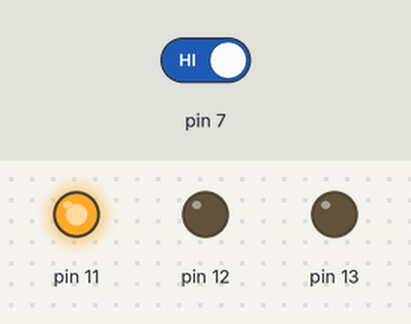
The sketch below on a simulated Arduino Uno, built with avr-gcc and run on an emulated ATmega328P. Parts: output pins drawn as LEDs (lit = HIGH). Inputs (shaded band) come from the test bench; at power-on: pin 7 HIGH.

Above: at 1.2 s.
1.3 s: pin 7 driven LOW
At 1.8 s:
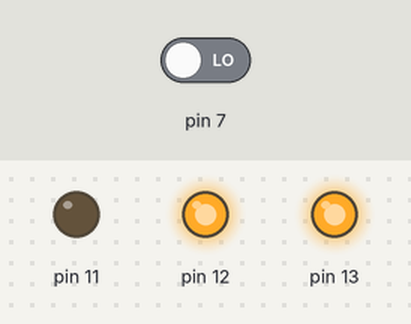
2.8 s: pin 7 driven HIGH
At 4.1 s:
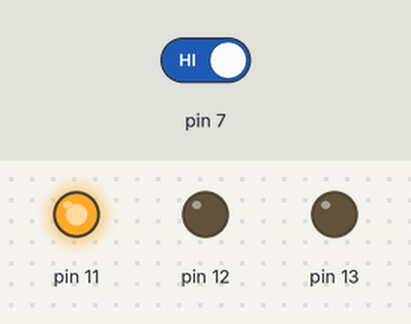
Timing chart, 0 to 5.8 s (numbered marks = the images above; inputs shaded):
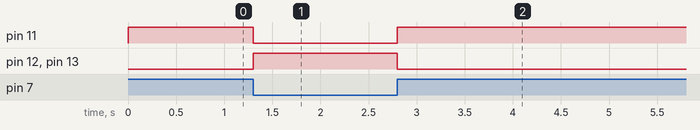

Measured:
- after the input at 1.3 s, pin 11: HIGH → LOW at once; pin 12, pin 13: LOW → HIGH at once
- after the input at 2.8 s, pin 11: LOW → HIGH at once; pin 12, pin 13: HIGH → LOW at once

The sketch:

P3_Ejer_2.ino
```cpp
// C++ code
//

int pulsador = 0;
void setup()
{
  pinMode(11,OUTPUT);
  pinMode(12,OUTPUT);
  pinMode(13,OUTPUT);
  pinMode(7,INPUT);
}

void loop()
{
 pulsador = digitalRead(7);
  if(pulsador == LOW){
    digitalWrite(11, LOW);
    digitalWrite(12, HIGH);
    digitalWrite(13, HIGH);
  }else{
    digitalWrite(11, HIGH);
    digitalWrite(12, LOW);
    digitalWrite(13, LOW);
  }
}
```
